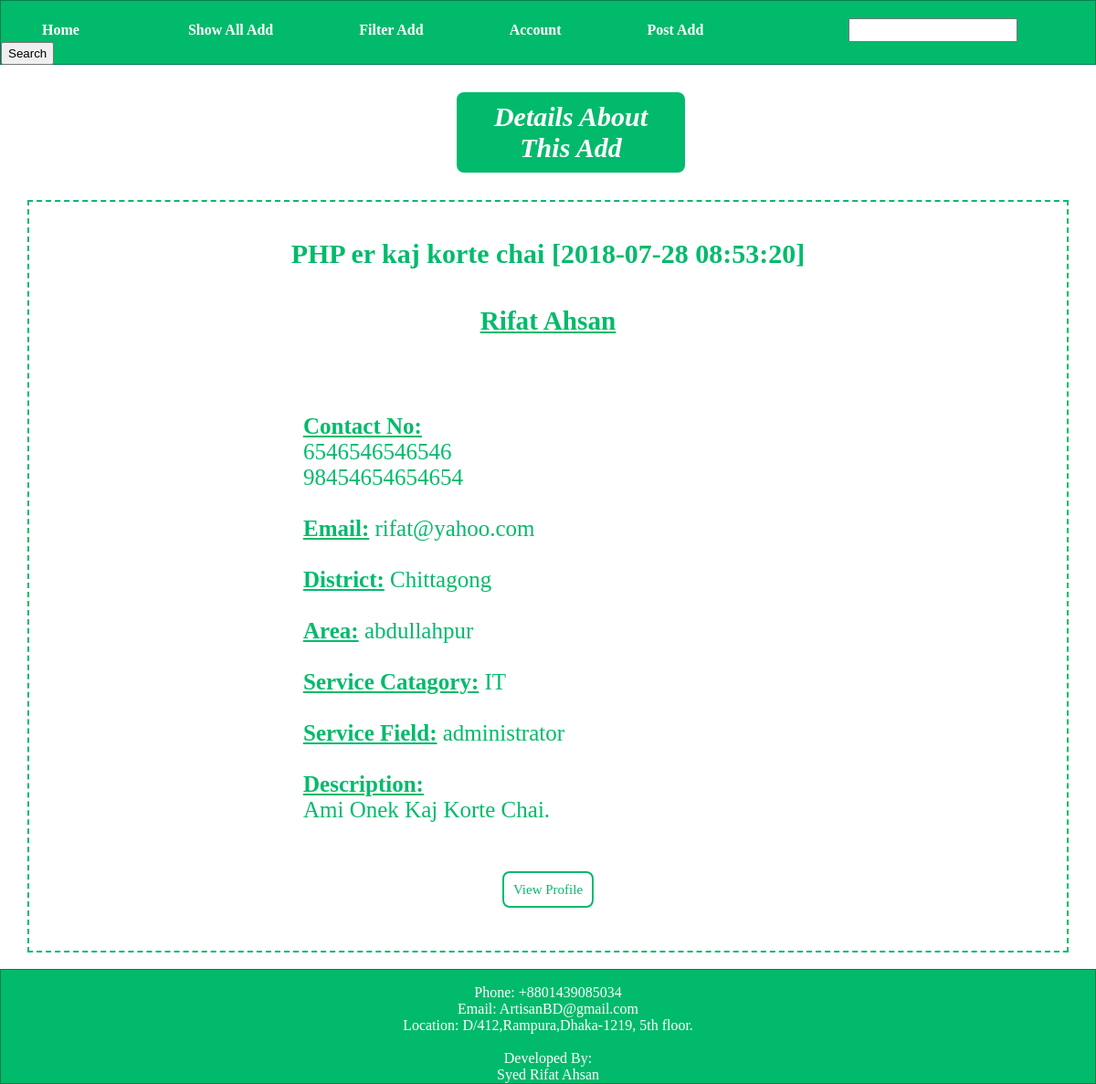
The page /show-an-add.php?id=35 on the database its author committed.
### tables this page shows
CREATE TABLE IF NOT EXISTS `advertisement` (
  `useremail` varchar(100) NOT NULL,
  `Id` int(11) NOT NULL AUTO_INCREMENT,
  `serviceCatagory` varchar(80) NOT NULL,
  `serviceField` text NOT NULL,
  `description` longtext,
  `district` varchar(60) NOT NULL,
  `area` varchar(60) NOT NULL,
  `address` varchar(90) NOT NULL,
  `postingTime` timestamp NULL DEFAULT NULL,
  `addTitle` varchar(100) NOT NULL,
  PRIMARY KEY (`useremail`,`Id`),
  UNIQUE KEY `Id` (`Id`)
);

CREATE TABLE IF NOT EXISTS `userinfo` (
  `emailId` varchar(100) NOT NULL,
  `postingTime` date DEFAULT NULL,
  `uerPassword` varchar(800) DEFAULT NULL,
  `serial` int(11) NOT NULL AUTO_INCREMENT,
  `gender` varchar(4) DEFAULT NULL,
  `proPic` varchar(500) DEFAULT NULL,
  `lastName` varchar(30) DEFAULT NULL,
  `firstName` varchar(60) DEFAULT NULL,
  `active` varchar(1) NOT NULL DEFAULT '0',
  PRIMARY KEY (`emailId`),
  UNIQUE KEY `emailId` (`emailId`),
  UNIQUE KEY `serial` (`serial`)
);

CREATE TABLE IF NOT EXISTS `addmobileno` (
  `useremail` varchar(100) NOT NULL,
  `addId` int(11) NOT NULL,
  `mobileNo` varchar(14) NOT NULL,
  PRIMARY KEY (`useremail`,`addId`,`mobileNo`)
);

### show-an-add.php (the view, shortened to what this page needs)
<?php
            $id = $_REQUEST["id"];
        ?>
<!DOCTYPE html>
<html>
<head>
    <link href="assets/css/style.css" rel="stylesheet" type="text/css"/>
</head>
    <body>
 <center>
        <i><h3 id="place" style=" font-size:30px; color: white; background-color: #02BA6B; border: none; margin-left: 500px; margin-right: 450px;">Details About This Add</h3></i>
            <?php
             include 'dbConnect.php';
            $getAllAddTitle="select *  from advertisement where ID='".$id."'";
              $resultTitles=mysqli_query($mysqli,$getAllAddTitle)or die($mysqli->error);
              $numRows= mysqli_num_rows($resultTitles);
             if($numRows!=0){
             while($numRows>0){
                 while($row=mysqli_fetch_assoc($resultTitles)){
                     echo '<div style="border: 2.5px dashed #02BA6B; margin-left: 30px; margin-right: 30px; font-size:25px;
                     color: #02BA6B; " >';
                     echo '<h3 id="place" style=" font-size:30px; color: #02BA6B; background-color: white; border: none;">'.$row['addTitle']." [".$row['postingTime']."]".'</h3>';
                     $sql="select *  from userinfo where emailid='".$row['useremail']."'";
                     $result= mysqli_query($mysqli,$sql);
                     while($row1= mysqli_fetch_array($result)){
                        echo "<u><h3>".$row1['firstName']." ".$row1['lastName'].'</h3></u>'.'<br>'.'<br>';
                     }
                     $sql2="select *  from addmobileno where useremail='".$row['useremail']."' and addId='".$id."'";
                     $result2= mysqli_query($mysqli,$sql2);
                     echo '<div style=" text-align: left; margin-left: 300px; margin-right: 300px;">';
                    echo "<b><u>Contact No:</b></u> ".'<br>';
                     while($row2= mysqli_fetch_array($result2)){
                        echo $row2['mobileNo'].'<br>';
                     }
                     echo '<br>';
                     echo "<b><u>Email:</b></u> ".$row['useremail'].'<br>'.'<br>';
                     echo "<b><u>District:</b></u> ".$row['district'].'<br>'.'<br>';
                     echo "<b><u>Area:</b></u> ".$row['area'].'<br>'.'<br>';
                     echo "<b><u>Service Catagory:</b></u> ".$row['serviceCatagory'].'<br>'.'<br>';
                     echo "<b><u>Service Field:</b></u> ".$row['serviceField'].'<br>'.'<br>';
                     echo "<b><u>Description:</b></u> ".'<br>'.$row['description'].'<br>'.'<br>'.'<br>';
                     echo '</div>';
                      { ?>
                      <a id="place" style="font-size: 15px; color: #02BA6B;text-decoration: none;" type="button" href="show-a-profile.php?id=<?php echo $row["useremail"];?>">View Profile</a>
                      <br><br><br>
                      <?php }
                      echo '</div>'.'<br>';
                }
                 $numRows=$numRows-1;
              }
             }
            ?>
    </center>
    </body>
</html>

### assets/css/style.css (style rules this page uses)
body { margin: 0; padding: 0; }
#nav-bar { background-color: #02BA6B; padding-top: 19px; color: white; border: 1.5px solid #007D4C; margin-right: : 0px; }
#nav-button { padding-left: 30px; padding-right: 30px; padding-top: 15px; padding-bottom: 15px; margin-left: 15px; margin-right: 15px; }
#nav-bar { height: 50px; }
#footer { background-color: #02BA6B; padding-top: 16px; color: white; border: 1.5px solid #007D4C; margin: 0px; }
#place { border: 2.5px solid #02BA6B; border-radius: 8px; padding: 10px; background-color: white; color: #02BA6B; }

### rows shown on the page
advertisement: addTitle "PHP er kaj korte chai", postingTime "2018-07-28 08:53:20", useremail "rifat@yahoo.com", district "Chittagong", area "abdullahpur", serviceCatagory "IT", serviceField "administrator", description "Ami Onek Kaj Korte Chai."
userinfo: firstName "Rifat", lastName "Ahsan"
addmobileno: mobileNo "6546546546546"
addmobileno: mobileNo "98454654654654"
